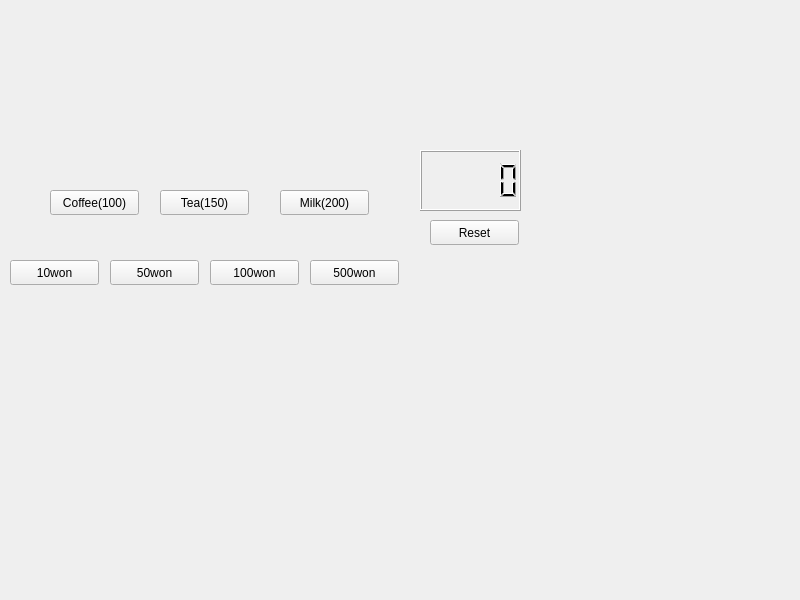
<?xml version="1.0" encoding="UTF-8"?>
<ui version="4.0">
 <class>Widget</class>
 <widget class="QWidget" name="Widget">
  <property name="geometry">
   <rect>
    <x>0</x>
    <y>0</y>
    <width>800</width>
    <height>600</height>
   </rect>
  </property>
  <property name="windowTitle">
   <string>Widget</string>
  </property>
  <widget class="QPushButton" name="won50">
   <property name="geometry">
    <rect>
     <x>110</x>
     <y>260</y>
     <width>89</width>
     <height>25</height>
    </rect>
   </property>
   <property name="text">
    <string>50won</string>
   </property>
  </widget>
  <widget class="QLCDNumber" name="Money">
   <property name="geometry">
    <rect>
     <x>420</x>
     <y>150</y>
     <width>101</width>
     <height>61</height>
    </rect>
   </property>
  </widget>
  <widget class="QPushButton" name="won100">
   <property name="geometry">
    <rect>
     <x>210</x>
     <y>260</y>
     <width>89</width>
     <height>25</height>
    </rect>
   </property>
   <property name="text">
    <string>100won</string>
   </property>
  </widget>
  <widget class="QPushButton" name="won500">
   <property name="geometry">
    <rect>
     <x>310</x>
     <y>260</y>
     <width>89</width>
     <height>25</height>
    </rect>
   </property>
   <property name="text">
    <string>500won</string>
   </property>
  </widget>
  <widget class="QPushButton" name="won10">
   <property name="geometry">
    <rect>
     <x>10</x>
     <y>260</y>
     <width>89</width>
     <height>25</height>
    </rect>
   </property>
   <property name="text">
    <string>10won</string>
   </property>
  </widget>
  <widget class="QPushButton" name="coffee100">
   <property name="geometry">
    <rect>
     <x>50</x>
     <y>190</y>
     <width>89</width>
     <height>25</height>
    </rect>
   </property>
   <property name="text">
    <string>Coffee(100)</string>
   </property>
  </widget>
  <widget class="QPushButton" name="tea150">
   <property name="geometry">
    <rect>
     <x>160</x>
     <y>190</y>
     <width>89</width>
     <height>25</height>
    </rect>
   </property>
   <property name="text">
    <string>Tea(150)</string>
   </property>
  </widget>
  <widget class="QPushButton" name="milk200">
   <property name="geometry">
    <rect>
     <x>280</x>
     <y>190</y>
     <width>89</width>
     <height>25</height>
    </rect>
   </property>
   <property name="text">
    <string>Milk(200)</string>
   </property>
  </widget>
  <widget class="QPushButton" name="reset">
   <property name="geometry">
    <rect>
     <x>430</x>
     <y>220</y>
     <width>89</width>
     <height>25</height>
    </rect>
   </property>
   <property name="text">
    <string>Reset</string>
   </property>
  </widget>
 </widget>
 <resources/>
 <connections/>
</ui>
